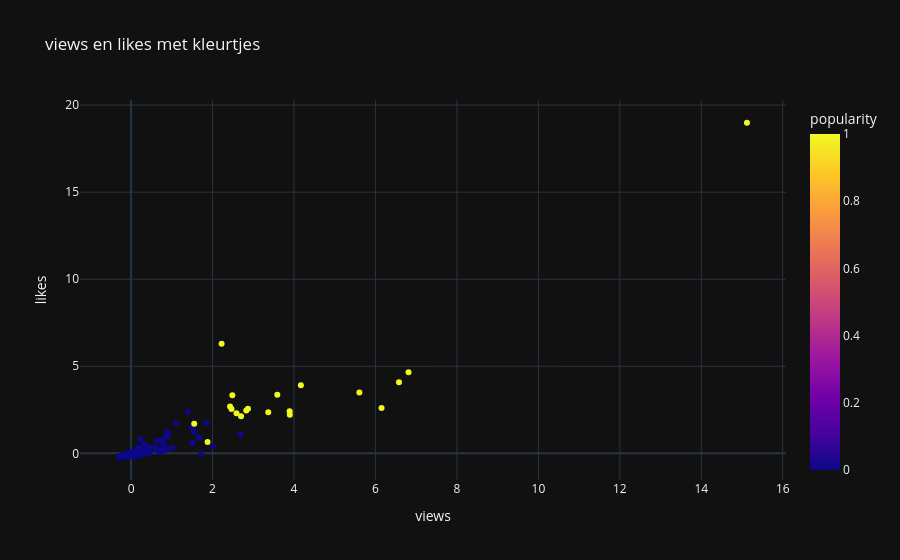

Notebook cell for this chart:
### Markdown cell above
## in de scatterplot is te zien dat dit rampzalig slecht werkt. Ik denk dat dit komt omdat het uploaddatum mee rekent. Daarom ga ik het proberen zonder uploaddatum mee te rekenen.

### Code cell
columns_list = [
    "views", 
    "likes", 
    "comment_count"
]
df["popularity"] = kmeans.fit_predict(df[columns_list])
fig = px.scatter(df, x='views', y='likes', color='popularity',
                 title='views en likes met kleurtjes')
fig.show()

### Figure 1 — Plotly figure (JSON) as saved in the notebook; plotly's stock layout.template omitted (floating-point values rounded to 4 significant figures; data arrays with more than 128 entries replaced by an {"elided": "..."} marker saying what was removed)
{"data": [{"hovertemplate": "views=%{x}<br>likes=%{y}<br>popularity=%{marker.color}<extra></extra>", "legendgroup": "", "marker": {"color": {"elided": "600 int values"}, "coloraxis": "coloraxis", "symbol": "circle"}, "mode": "markers", "name": "", "orientation": "v", "showlegend": false, "x": {"elided": "600 float values"}, "xaxis": "x", "y": {"elided": "600 float values"}, "yaxis": "y", "type": "scatter"}], "layout": {"xaxis": {"anchor": "y", "domain": [0.0, 1.0], "title": {"text": "views"}}, "yaxis": {"anchor": "x", "domain": [0.0, 1.0], "title": {"text": "likes"}}, "coloraxis": {"colorbar": {"title": {"text": "popularity"}}, "colorscale": [[0.0, "#0d0887"], [0.1111, "#46039f"], [0.2222, "#7201a8"], [0.3333, "#9c179e"], [0.4444, "#bd3786"], [0.5556, "#d8576b"], [0.6667, "#ed7953"], [0.7778, "#fb9f3a"], [0.8889, "#fdca26"], [1.0, "#f0f921"]]}, "legend": {"tracegroupgap": 0}, "title": {"text": "views en likes met kleurtjes"}}}
